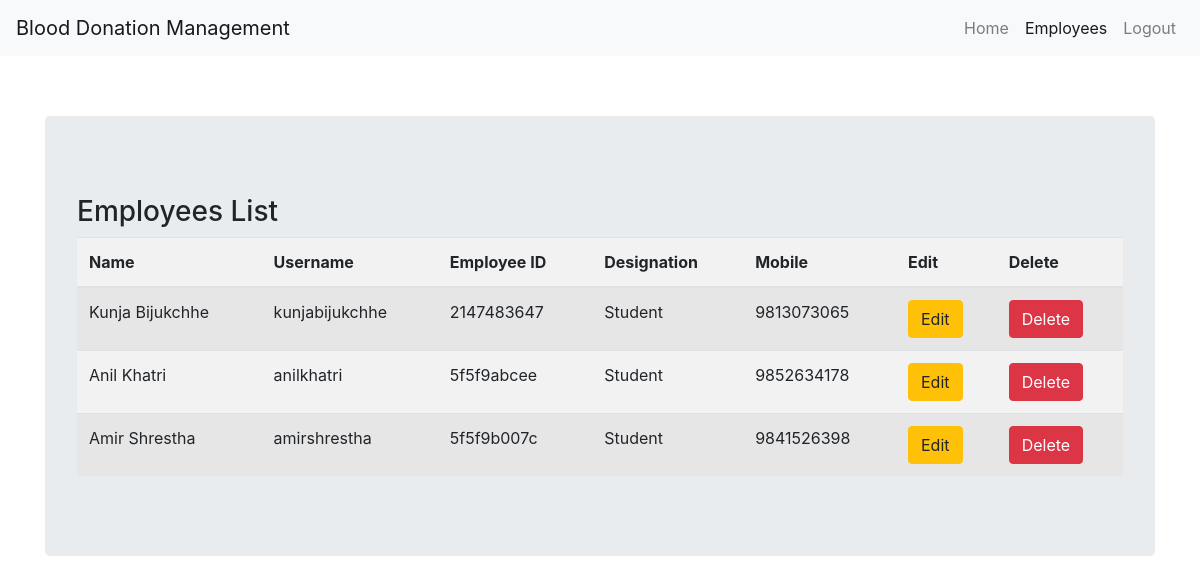
The page /admin/employee.php (signed in) on the database its author committed.
### tables this page shows
CREATE TABLE `employees` (
  `id` int(11) NOT NULL,
  `f_name` varchar(35) NOT NULL,
  `m_name` varchar(15) DEFAULT NULL,
  `l_name` varchar(35) NOT NULL,
  `username` varchar(15) NOT NULL,
  `password` varchar(15) NOT NULL,
  `b_day` date NOT NULL,
  `prc_nr` varchar(10) NOT NULL,
  `designation` varchar(35) NOT NULL,
  `landline` varchar(10) DEFAULT NULL,
  `mobile_nr` varchar(11) NOT NULL
);

### admin/php/DBConnect.php (called while the page is built, shortened)
<?php
class DBConnect {
    private $db = NULL;
    public function __construct() {
        $dsn = 'mysql:dbname=' . self::DB_NAME . ';host=' . self::DB_SERVER;
        try {
            $this->db = new PDO($dsn, self::DB_USER, self::DB_PASSWORD);
        } catch (PDOException $e) {
            throw new Exception('Connection failed: ' .$e->getMessage());
        }
        return $this->db;
    }
    public function getEmployees(){
        $stmt = $this->db->prepare("SELECT * FROM employees");
        $stmt->execute();
        return $stmt->fetchAll();
    }
}

### admin/employee.php (the view, shortened to what this page needs)
<?php
require_once 'php/DBConnect.php';
$db = new DBConnect();
$db->auth();
$employees = $db->getEmployees();
include 'layout/header.php';
include 'layout/navbar.php';
?>
<div class="container"style="margin-top:5%;">
    <div class="jumbotron">
        <div class="panel panel-default">
            <div class="panel-heading">
                <h3 style="padding-top:15px;">Employees List</h3>
            </div>
            <div class="panel-body">
                <?php if(isset($employees)): ?>
                <table style="background-color: #f2f2f2;"class="table table-striped">
                    <thead>
                    <th>Name</th>
                    <th>Username</th>
                    <th>Employee ID</th>
                    <th>Designation</th>
                    <th>Mobile</th>
                    <th>Edit</th>
                    <th>Delete</th>
                    </thead>
                    <tbody>
                        <?php foreach($employees as $e): ?>
                        <tr>
                            <td><?= $e['f_name']." ".$e['m_name']." ".$e['l_name']; ?></td>
                            <td><?= $e['username']; ?></td>
                            <td><?= $e['prc_nr']; ?></td>
                            <td><?= $e['designation']; ?></td>
                            <td><?= $e['mobile_nr']; ?></td>
                            <td><a href="edit.php?id=<?= $e['id']; ?>"><button type="submit" name="button" class="btn btn-warning">Edit</button></a></td>
                            <td><a href="delete.php?id=<?= $e['id']; ?>"><button type="submit" name="button" class="btn btn-danger">Delete</button></a></td>
                        </tr>
                        <?php endforeach; ?>
                    </tbody>
                </table>
                <?php endif; ?>
            </div>
        </div>
    </div>
</div>
<?php include 'layout/footer.php'; ?>

### admin/css/mystyle.css (style rules this page uses)
body { background: url('https://cdn.pixabay.com/photo/2016/11/10/02/47/blood-1813410_960_720.jpg') fixed; background-size: cover; }

### rows shown on the page
employees: f_name "Kunja", l_name "Bijukchhe", username "kunjabijukchhe", prc_nr "2147483647", designation "Student", mobile_nr "9813073065"
employees: f_name "Anil", l_name "Khatri", username "anilkhatri", prc_nr "5f5f9abcee", designation "Student", mobile_nr "9852634178"
employees: f_name "Amir", l_name "Shrestha", username "amirshrestha", prc_nr "5f5f9b007c", designation "Student", mobile_nr "9841526398"
